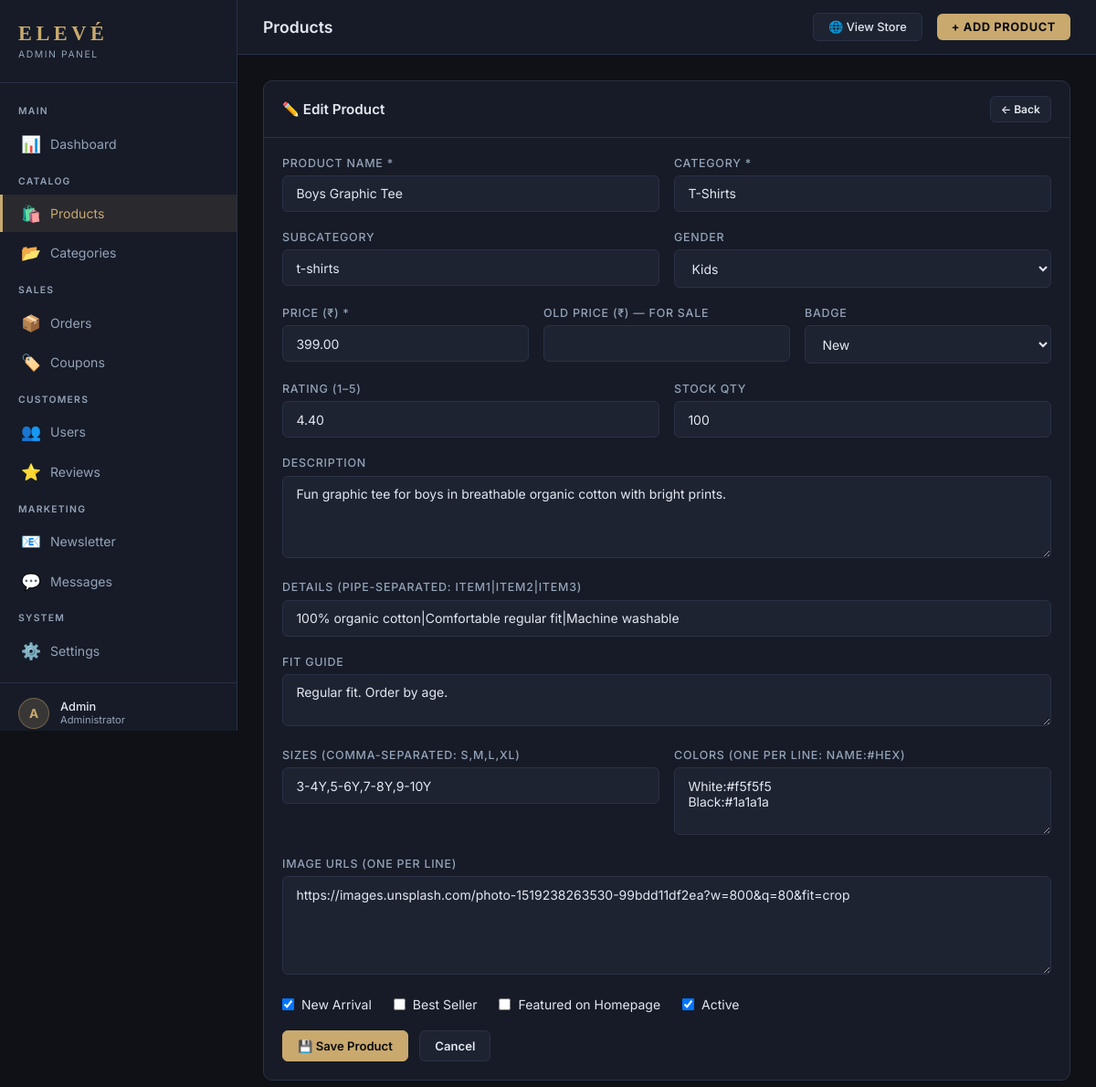
Page /admin/products.php?action=edit&id=29 (signed in) on the earlier database version.
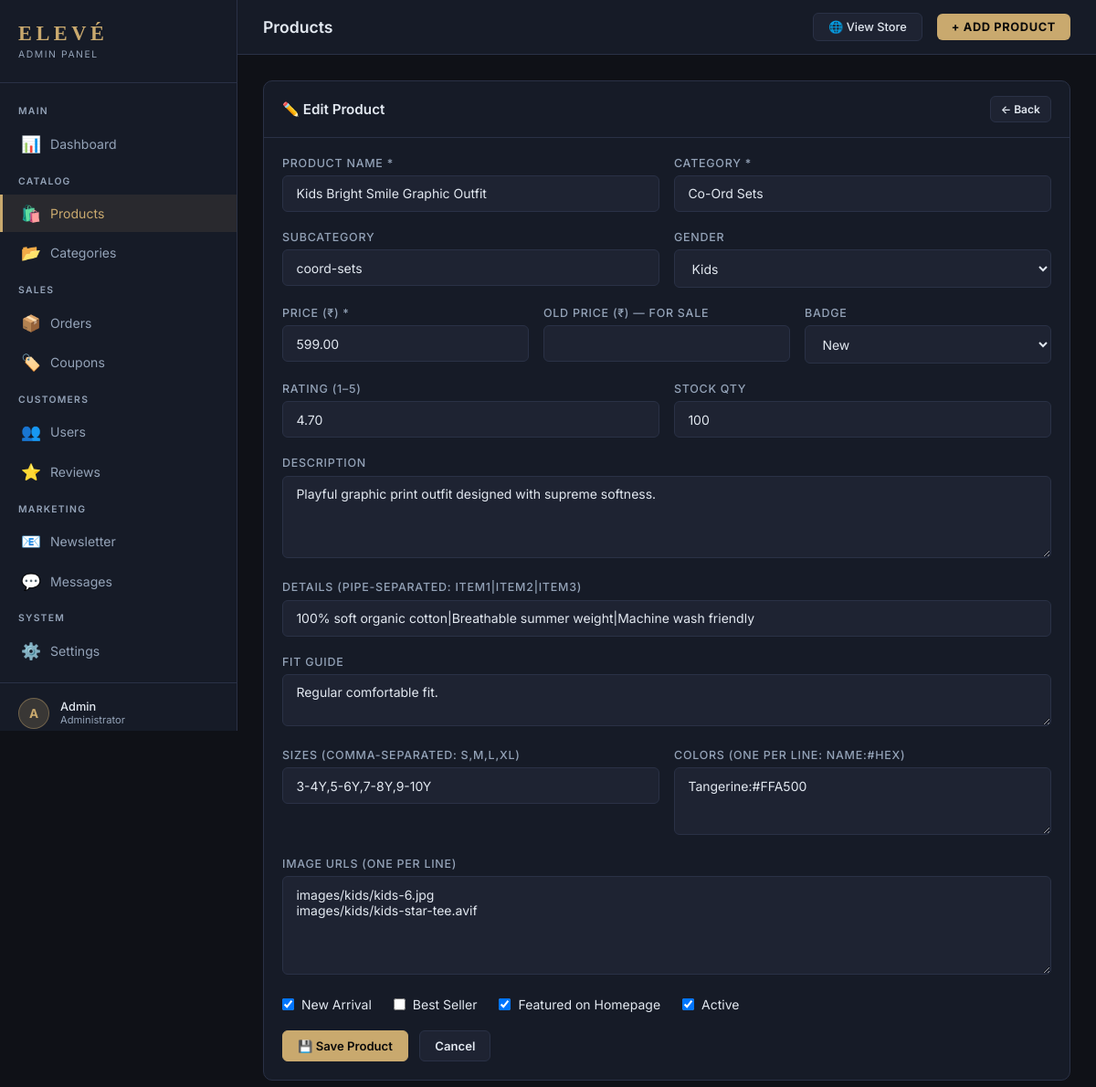
Same page on the later database version.
### tables this page shows
CREATE TABLE IF NOT EXISTS products (
    id INT AUTO_INCREMENT PRIMARY KEY,
    name VARCHAR(200) NOT NULL,
    category VARCHAR(100) NOT NULL,
    subcategory VARCHAR(100),
    gender ENUM('men', 'women', 'kids', 'unisex', '') DEFAULT '',
    price DECIMAL(10,2) NOT NULL,
    old_price DECIMAL(10,2) DEFAULT NULL,
    badge VARCHAR(50) DEFAULT NULL,
    rating DECIMAL(3,2) DEFAULT 4.5,
    reviews_count INT DEFAULT 0,
    is_new_arrival TINYINT(1) DEFAULT 0,
    is_best_seller TINYINT(1) DEFAULT 0,
    is_featured TINYINT(1) DEFAULT 0,
    is_active TINYINT(1) DEFAULT 1,
    stock_qty INT DEFAULT 100,
    description TEXT,
    fit TEXT,
    details TEXT,
    slug VARCHAR(200),
    created_at TIMESTAMP DEFAULT CURRENT_TIMESTAMP,
    updated_at TIMESTAMP DEFAULT CURRENT_TIMESTAMP ON UPDATE CURRENT_TIMESTAMP
);

### admin/products.php (the view, shortened to what this page needs)
<?php
$pageTitle = 'Products';
require_once 'includes/header.php';
$db      = getDB();
$action  = $_REQUEST['action'] ?? 'list';
?>
<?php if ($action === 'add' || $action === 'edit'): ?>
  <?php
  $product = null;
  if ($action === 'edit') {
    $pid     = (int) ($_GET['id'] ?? 0);
    $product = $db->query("SELECT * FROM products WHERE id=$pid")->fetch();
    $images  = $db->query("SELECT url FROM product_images WHERE product_id=$pid ORDER BY sort_order")->fetchAll(PDO::FETCH_COLUMN);
    $sizes   = $db->query("SELECT size FROM product_sizes WHERE product_id=$pid ORDER BY id")->fetchAll(PDO::FETCH_COLUMN);
    $colors  = $db->query("SELECT CONCAT(name,':',hex) FROM product_colors WHERE product_id=$pid ORDER BY id")->fetchAll(PDO::FETCH_COLUMN);
  }
  ?>
  <div class="card">
    <div class="card-header">
      <div class="card-title"><?= $action === 'add' ? '+ Add New Product' : '✏️ Edit Product' ?></div>
      <a href="products.php" class="btn btn-sm btn-ghost">← Back</a>
    </div>
    <div class="card-body">
      <form method="POST" autocomplete="off">
        <div class="form-row">
          <div class="form-group">
            <label class="form-label">Product Name *</label>
            <input type="text" name="name" class="form-control" required
                   value="<?= htmlspecialchars($product['name'] ?? '') ?>">
          </div>
          <div class="form-group">
            <label class="form-label">Category *</label>
            <input type="text" name="category" class="form-control" required placeholder="e.g. T-Shirts, Jackets"
                   value="<?= htmlspecialchars($product['category'] ?? '') ?>">
          </div>
        </div>
        <div class="form-row">
          <div class="form-group">
            <label class="form-label">Subcategory</label>
            <input type="text" name="subcategory" class="form-control" placeholder="e.g. hoodies, jeans"
                   value="<?= htmlspecialchars($product['subcategory'] ?? '') ?>">
          </div>
          <div class="form-group">
            <label class="form-label">Gender</label>
            <select name="gender" class="form-control">
              <option value="kids" <?= ($product['gender']??'')==='kids'?'selected':'' ?>>Kids</option>
            </select>
          </div>
        </div>
        <div class="form-row-3">
          <div class="form-group">
            <label class="form-label">Price (₹) *</label>
            <input type="number" name="price" class="form-control" step="0.01" required min="0"
                   value="<?= $product['price'] ?? '' ?>">
          </div>
          <div class="form-group">
            <label class="form-label">Old Price (₹) — for sale</label>
            <input type="number" name="old_price" class="form-control" step="0.01" min="0"
                   value="<?= $product['old_price'] ?? '' ?>">
          </div>
          <div class="form-group">
            <label class="form-label">Badge</label>
            <select name="badge" class="form-control">
              <?php foreach (['New','Best Seller','Sale','Limited','Hot'] as $b): ?>
              <option value="<?= $b ?>" <?= ($product['badge']??'')===$b?'selected':'' ?>><?= $b ?></option>
              <?php endforeach; ?>
            </select>
          </div>
        </div>
        <div class="form-row">
          <div class="form-group">
            <label class="form-label">Rating (1–5)</label>
            <input type="number" name="rating" class="form-control" step="0.1" min="1" max="5"
                   value="<?= $product['rating'] ?? '4.5' ?>">
          </div>
          <div class="form-group">
            <label class="form-label">Stock Qty</label>
            <input type="number" name="stock_qty" class="form-control" min="0"
                   value="<?= $product['stock_qty'] ?? '100' ?>">
          </div>
        </div>
        <div class="form-group">
          <label class="form-label">Description</label>
          <textarea name="description" class="form-control" rows="4"><?= htmlspecialchars($product['description'] ?? '') ?></textarea>
        </div>
        <div class="form-group">
          <label class="form-label">Details (pipe-separated: item1|item2|item3)</label>
          <input type="text" name="details" class="form-control" placeholder="100% Cotton|Machine washable|Slim fit"
                 value="<?= htmlspecialchars($product['details'] ?? '') ?>">
        </div>
        <div class="form-group">
          <label class="form-label">Fit Guide</label>
          <textarea name="fit" class="form-control" rows="2"><?= htmlspecialchars($product['fit'] ?? '') ?></textarea>
        </div>
        <div class="form-row">
          <div class="form-group">
            <label class="form-label">Sizes (comma-separated: S,M,L,XL)</label>
            <input type="text" name="sizes" class="form-control" placeholder="S,M,L,XL"
                   value="<?= htmlspecialchars(implode(',', $sizes ?? [])) ?>">
          </div>
          <div class="form-group">
            <label class="form-label">Colors (one per line: Name:#hex)</label>
            <textarea name="colors" class="form-control" rows="3" placeholder="Black:#1a1a1a&#10;White:#f5f5f5"><?= htmlspecialchars(implode("\n", $colors ?? [])) ?></textarea>
          </div>
        </div>
        <div class="form-group">
          <label class="form-label">Image URLs (one per line)</label>
          <textarea name="images" class="form-control" rows="5" placeholder="https://images.unsplash.com/..."><?= htmlspecialchars(implode("\n", $images ?? [])) ?></textarea>
        </div>
        <div style="display:flex;gap:1.5rem;margin-bottom:1.25rem;flex-wrap:wrap">
          <label style="display:flex;align-items:center;gap:.5rem;cursor:pointer;font-size:.875rem">
            <input type="checkbox" name="is_new_arrival" <?= ($product['is_new_arrival']??0)?'checked':'' ?>> New Arrival
          </label>
          <label style="display:flex;align-items:center;gap:.5rem;cursor:pointer;font-size:.875rem">
            <input type="checkbox" name="is_best_seller" <?= ($product['is_best_seller']??0)?'checked':'' ?>> Best Seller
          </label>
          <label style="display:flex;align-items:center;gap:.5rem;cursor:pointer;font-size:.875rem">
            <input type="checkbox" name="is_featured" <?= ($product['is_featured']??1)?'checked':'' ?>> Featured on Homepage
          </label>
          <label style="display:flex;align-items:center;gap:.5rem;cursor:pointer;font-size:.875rem">
            <input type="checkbox" name="is_active" <?= ($product['is_active']??1)?'checked':'' ?>> Active
          </label>
        </div>
        <button type="submit" class="btn btn-primary">💾 Save Product</button>
        <a href="products.php" class="btn btn-ghost" style="margin-left:.5rem">Cancel</a>
      </form>
    </div>
  </div>
<?php endif; ?>
<?php require_once 'includes/footer.php'; ?>

### admin/includes/header.php (shortened to what this page needs)
<?php
$currentPage = basename($_SERVER['PHP_SELF'], '.php');
?>
<!DOCTYPE html>
<html lang="en">
<head>
</head>
<body>
<aside class="sidebar" id="adminSidebar">
  <div class="sidebar-brand">
    <div class="sidebar-logo">ELEVÉ</div>
    <div class="sidebar-sub">Admin Panel</div>
  </div>
  <nav class="sidebar-nav">
    <div class="nav-section">Main</div>
    <a href="index.php" class="nav-item <?= $currentPage === 'index' ? 'active' : '' ?>">
      <span class="icon">📊</span> Dashboard
    </a>
    <div class="nav-section">Catalog</div>
    <a href="products.php" class="nav-item <?= $currentPage === 'products' ? 'active' : '' ?>">
      <span class="icon">🛍️</span> Products
    </a>
    <a href="categories.php" class="nav-item <?= $currentPage === 'categories' ? 'active' : '' ?>">
      <span class="icon">📂</span> Categories
    </a>
    <div class="nav-section">Sales</div>
    <a href="orders.php" class="nav-item <?= $currentPage === 'orders' ? 'active' : '' ?>">
      <span class="icon">📦</span> Orders
    </a>
    <a href="coupons.php" class="nav-item <?= $currentPage === 'coupons' ? 'active' : '' ?>">
      <span class="icon">🏷️</span> Coupons
    </a>
    <div class="nav-section">Customers</div>
    <a href="users.php" class="nav-item <?= $currentPage === 'users' ? 'active' : '' ?>">
      <span class="icon">👥</span> Users
    </a>
    <a href="reviews.php" class="nav-item <?= $currentPage === 'reviews' ? 'active' : '' ?>">
      <span class="icon">⭐</span> Reviews
    </a>
    <div class="nav-section">Marketing</div>
    <a href="newsletter.php" class="nav-item <?= $currentPage === 'newsletter' ? 'active' : '' ?>">
      <span class="icon">📧</span> Newsletter
    </a>
    <a href="messages.php" class="nav-item <?= $currentPage === 'messages' ? 'active' : '' ?>">
      <span class="icon">💬</span> Messages
    </a>
    <div class="nav-section">System</div>
    <a href="settings.php" class="nav-item <?= $currentPage === 'settings' ? 'active' : '' ?>">
      <span class="icon">⚙️</span> Settings
    </a>
  </nav>
  <div class="sidebar-footer">
    <div class="sidebar-user">
      <div class="sidebar-avatar"><?= strtoupper(substr($_SESSION['user_name'], 0, 1)) ?></div>
      <div>
        <div class="sidebar-name"><?= htmlspecialchars($_SESSION['user_name']) ?></div>
        <div class="sidebar-role">Administrator</div>
      </div>
    </div>
  </div>
</aside>
<div class="main-wrapper">
  <div class="topbar">
    <div class="topbar-title"><?= $pageTitle ?? 'Dashboard' ?></div>
    <div class="topbar-right">
      <a href="../index.html" class="topbar-btn-ghost" target="_blank">🌐 View Store</a>
      <a href="products.php?action=add" class="topbar-btn">+ Add Product</a>
    </div>
  </div>
  <div class="content">

### admin/includes/footer.php (shortened to what this page needs)
  </div>
</div>
</body>
</html>

### admin/includes/header.php (style rules this page uses)
*,*::before,*::after { box-sizing:border-box;margin:0;padding:0 }
:root { --bg:#0f1117;--surface:#161b27;--surface2:#1e2332;--border:#2a3146; --text:#e2e8f0;--muted:#94a3b8;--accent:#c9a96e;--accent-h:#d4b87d; --success:#10b981;--danger:#ef4444;--warning:#f59e0b;--info:#3b82f6; --sidebar-w:260px; }
body { font-family:'Inter',-apple-system,sans-serif;background:var(--bg);color:var(--text);min-height:100vh;overflow-x:hidden }
a { color:inherit;text-decoration:none }
button { font:inherit;cursor:pointer;border:none;background:none;color:inherit }
.sidebar { position:fixed;top:0;left:0;width:var(--sidebar-w);height:100vh;background:var(--surface);border-right:1px solid var(--border);display:flex;flex-direction:column;z-index:100;overflow-y:auto }
.sidebar-brand { padding:1.5rem 1.25rem;border-bottom:1px solid var(--border) }
.sidebar-logo { font-family:Georgia,serif;font-size:1.4rem;letter-spacing:.2em;color:var(--accent);font-weight:700;text-transform:uppercase }
.sidebar-sub { font-size:.65rem;color:var(--muted);letter-spacing:.15em;text-transform:uppercase;margin-top:.2rem }
.sidebar-nav { flex:1;padding:.75rem 0 }
.nav-section { font-size:.65rem;font-weight:600;letter-spacing:.12em;color:var(--muted);text-transform:uppercase;padding:.75rem 1.25rem .4rem }
.nav-item { display:flex;align-items:center;gap:.75rem;padding:.65rem 1.25rem;font-size:.88rem;color:var(--muted);transition:all .15s;border-left:3px solid transparent;margin:.1rem 0 }
.nav-item.active { background:rgba(201,169,110,.1);color:var(--accent);border-left-color:var(--accent) }
.nav-item .icon { font-size:1.1rem;width:20px;text-align:center;flex-shrink:0 }
.sidebar-footer { padding:1rem 1.25rem;border-top:1px solid var(--border) }
.sidebar-user { display:flex;align-items:center;gap:.75rem;font-size:.8rem }
.sidebar-avatar { width:34px;height:34px;border-radius:50%;background:rgba(201,169,110,.2);border:1.5px solid rgba(201,169,110,.4);display:flex;align-items:center;justify-content:center;font-size:.85rem;color:var(--accent);font-weight:700;flex-shrink:0 }
.sidebar-name { font-weight:500;color:var(--text) }
.sidebar-role { color:var(--muted);font-size:.7rem }
.main-wrapper { margin-left:var(--sidebar-w);min-height:100vh;display:flex;flex-direction:column }
.topbar { background:var(--surface);border-bottom:1px solid var(--border);padding:.875rem 1.75rem;display:flex;align-items:center;justify-content:space-between;position:sticky;top:0;z-index:50 }
.topbar-title { font-size:1.1rem;font-weight:600;color:var(--text) }
.topbar-right { display:flex;align-items:center;gap:1rem }
.topbar-btn { padding:.45rem 1rem;background:var(--accent);color:#0a0a0a;border-radius:6px;font-size:.8rem;font-weight:700;letter-spacing:.05em;text-transform:uppercase;transition:all .15s;text-decoration:none;display:inline-flex;align-items:center;gap:.4rem }
.topbar-btn-ghost { padding:.45rem 1rem;background:var(--surface2);border:1px solid var(--border);color:var(--text);border-radius:6px;font-size:.8rem;font-weight:500;transition:all .15s }
.content { padding:1.75rem;flex:1 }
.card { background:var(--surface);border:1px solid var(--border);border-radius:10px;overflow:hidden }
.card-header { padding:1rem 1.25rem;border-bottom:1px solid var(--border);display:flex;align-items:center;justify-content:space-between }
.card-title { font-size:.95rem;font-weight:600;color:var(--text) }
.card-body { padding:1.25rem }
.btn { display:inline-flex;align-items:center;gap:.4rem;padding:.5rem 1rem;border-radius:6px;font-size:.82rem;font-weight:600;transition:all .15s;cursor:pointer;border:1px solid transparent }
.btn-primary { background:var(--accent);color:#0a0a0a;border-color:var(--accent) }
.btn-sm { padding:.35rem .7rem;font-size:.75rem }
.btn-ghost { background:var(--surface2);color:var(--text);border-color:var(--border) }
.form-group { margin-bottom:1.25rem }
.form-label { display:block;font-size:.78rem;font-weight:500;color:var(--muted);margin-bottom:.4rem;text-transform:uppercase;letter-spacing:.06em }
.form-control { width:100%;padding:.65rem .9rem;background:var(--surface2);border:1.5px solid var(--border);border-radius:6px;color:var(--text);font-size:.875rem;font-family:inherit;transition:border-color .15s,box-shadow .15s;outline:none;resize:vertical }
select.form-control { cursor:pointer }
.form-row { display:grid;grid-template-columns:1fr 1fr;gap:1rem }
.form-row-3 { display:grid;grid-template-columns:repeat(3,1fr);gap:1rem }

Differences in the rows shown:
changed products "Kids": name "Boys Graphic Tee" → "Kids Bright Smile Graphic Outfit"; category "T-Shirts" → "Co-Ord Sets"; subcategory "t-shirts" → "coord-sets"; price "399.00" → "599.00"; rating "4.40" → "4.70"; description "Fun graphic tee for boys in breathable organic cotton with bright prints." → "Playful graphic print outfit designed with supreme softness."; details "100% organic cotton|Comfortable regular fit|Machine washable" → "100% soft organic cotton|Breathable summer weight|Machine wash friendly"; fit "Regular fit. Order by age." → "Regular comfortable fit."; is_featured "☐" → "☑"
Other differences:
form field colors: "White:#f5f5f5 Black:#1a1a1a" → "Tangerine:#FFA500"
form field images: "https://images.unsplash.com/photo-1519238263530-99bdd11df2ea?w=800&q=80&fit=crop" → "images/kids/kids-6.jpg images/kids/kids-star-tee.avif"
